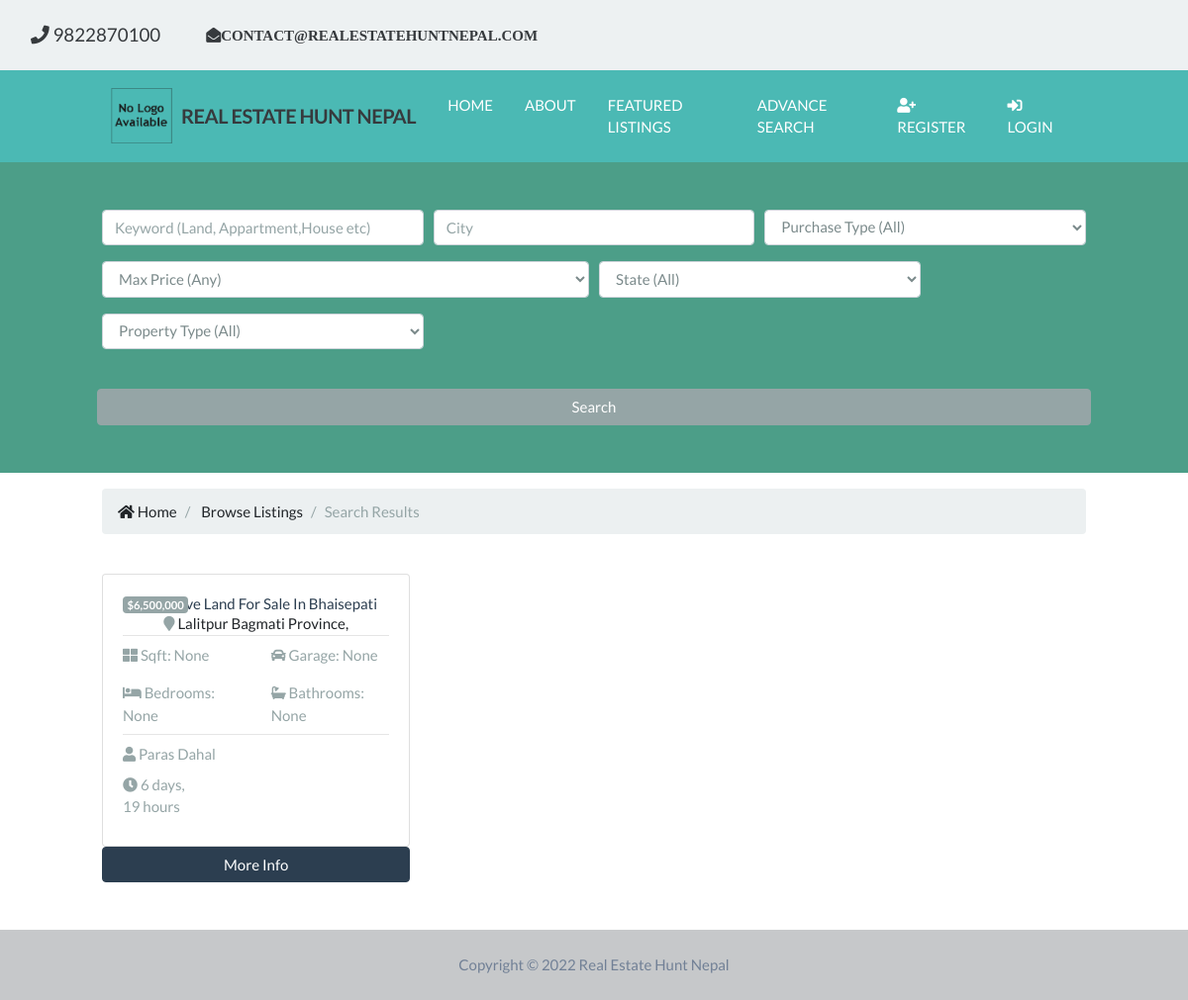
The app's page /listing/search with its own data.
### appartment_listing/models.py (models this page shows, shortened)
class Listings(models.Model):
    listing_id = models.AutoField(
        verbose_name='ID',
        primary_key=True,
    )
    realtor_id = models.ForeignKey(Realtors, on_delete=models.DO_NOTHING)
    listing_title = models.CharField(
        max_length=100,
        verbose_name='Title',
    )
    state = models.CharField(max_length=100, verbose_name='State')
    district = models.CharField(max_length=100, verbose_name='District')
    city = models.CharField(max_length=100, verbose_name='City')
    description = models.TextField(blank=True, verbose_name='Description')
    price = models.DecimalField(
        verbose_name='Price', max_digits=15, decimal_places=5)
    purchaseType = models.CharField(unique=True,
                                    default="Buy", max_length=8, verbose_name='PurchaseType')
    propertyType = models.CharField(unique=True,
                                    default="House", max_length=15, verbose_name='PropertyType')
    bedroom = models.IntegerField(
        verbose_name='Bedroom', default=None, blank=True, null=True)
    bathroom = models.IntegerField(
        verbose_name='Bathroom', default=None, blank=True, null=True)
    garage = models.IntegerField(
        verbose_name='Garage', default=None, blank=True, null=True)
    sqft = models.IntegerField(
        verbose_name='Sqft', default=None, blank=True, null=True)
    photo_main = models.ImageField(
        upload_to='photos/%Y/%m/%d/', verbose_name='Main Photo', default=None, blank=True, null=True)
    is_published = models.BooleanField(default=True, verbose_name='Published')
    list_date = models.DateTimeField(
        default=datetime.now, blank=True, verbose_name='List Date')
    class Meta():
        verbose_name = 'Listing'
        verbose_name_plural = 'Listings'

### realtor/models.py (models this page shows, shortened)
class Realtors(models.Model):
    realtor_id = models.BigAutoField(primary_key=True)
    first_name = models.CharField(
        max_length=200, verbose_name='First Name')
    last_name = models.CharField(
        max_length=200, verbose_name='Last Name')
    photo = models.ImageField(
        verbose_name='Realtor Photo', upload_to='realtor/%Y/%m/%d/')
    description = models.TextField(blank=True, verbose_name='Description')
    phone = models.CharField(max_length=50, verbose_name='Phone Number')
    email = models.EmailField(verbose_name='EMAIL')
    is_mvp = models.BooleanField(default=False, verbose_name='MVP')
    hire_date = models.DateTimeField(default=datetime.now, blank=True)
    created_at = models.DateTimeField(
        verbose_name='Created At', editable=False)
    updated_at = models.DateTimeField(
        verbose_name='Updated At', editable=False)
    class Meta:
        verbose_name = 'Realtor'
        verbose_name_plural = 'Realtors'
    def __str__(self):
        return self.first_name + ' ' + self.last_name

### appartment_listing/views.py (the view)
# urls.py: path('search', views.search, name='search'),
def search(request):
    title = 'Search Result'
    template = 'listing/search.html'
    queryset_list = Listings.objects.order_by('-list_date')
    if 'keywords' in request.GET:
        keywords = request.GET['keywords']
        if keywords:
            queryset_list = queryset_list.filter(
                description__icontains=keywords)
    if 'city' in request.GET:
        city = request.GET['city']
        if city:
            queryset_list = queryset_list.filter(
                city__iexact=city)
    if 'state' in request.GET:
        state = request.GET['state']
        if state:
            queryset_list = queryset_list.filter(
                state__iexact=state)
    if 'purchaseType' in request.GET:
        purchaseType = request.GET['purchaseType']
        if purchaseType:
            queryset_list = queryset_list.filter(
                purchaseType__iexact=purchaseType)
    if 'propertyType' in request.GET:
        propertyType = request.GET['propertyType']
        if propertyType:
            queryset_list = queryset_list.filter(
                propertyType__iexact=propertyType)
    if 'price' in request.GET:
        price = request.GET['price']
        if price:
            queryset_list = queryset_list.filter(
                price__lte=price)
    context = {'title': title,
               'listings': queryset_list,
               'state_choices': state_choices,
               'purchase_choices': purchase_choices,
               'property_choices': property_choices,
               'price_choices': price_choices,
               }
    return render(request, template, context)

### appartment_listing/templates/listing/search.html (shortened to what this page needs)
{% extends 'header/base.html' %}
{% load static %}
{% load humanize %}
{% block content %}
<section id="showcase-inner" class="showcase-search text-white py-5">
  <div class="container">
    <div class="row text-center">
      <div class="col-md-12">
        <form action="{% url 'listing:search' %}">
          <div class="form-row">
            <div class="col-md-4 mb-3">
              <input
                type="text"
                name="keywords"
                class="form-control"
                placeholder="Keyword (Land, Appartment,House etc)"
              />
            </div>
            <div class="col-md-4 mb-3">
              <input
                type="text"
                name="city"
                class="form-control"
                placeholder="City"
              />
            </div>
            <div class="col-md-4 mb-3">
              <select name="purchaseType" class="form-control">
                <option selected="true" disabled="disabled">Purchase Type (All)</option>
              </select>
            </div>
            <div class="col-md-6 mb-3">
              <select name="price" class="form-control">
                <option selected="true" disabled="disabled">
                  Max Price (Any)
                </option>
              </select>
            </div>
            <div class="col-md-4 mb-3">
              <select name="state" class="form-control">
                <option selected="true" disabled="disabled">
                  State (All)
                </option>
              </select>
            </div>
            <div class="col-md-4 mb-3">
              <select name="propertyType" class="form-control">
                <option selected="true" disabled="disabled">Property Type (All)</option>
              </select>
            </div
          </div>
          <button class="btn btn-secondary btn-block mt-4" type="submit">
            Search
          </button>
        </form>
      </div>
    </div>
  </div>
</section>
<section id="bc" class="mt-3">
  <div class="container">
    <nav aria-label="breadcrumb">
      <ol class="breadcrumb">
        <li class="breadcrumb-item">
          <a href="{% url 'main:main-index' %}">
            <i class="fas fa-home"></i> Home</a
          >
        </li>
        <li class="breadcrumb-item">
          <a href="{% url 'listing:index' %}">Browse Listings</a>
        </li>
        <li class="breadcrumb-item active">Search Results</li>
      </ol>
    </nav>
  </div>
</section>
<section id="listings" class="py-4">
  <div class="container">
    <div class="row">
      {% if listings %} {% for listing in listings %}
      <div class="col-md-6 col-lg-4 mb-4">
        <div class="card">
          <div class="card-img-overlay">
            <h2>
              <span class="badge badge-secondary text-white"
                >${{listing.price | floatformat:0 | intcomma}}</span
              >
            </h2>
          </div>
          <div class="card-body">
            <div class="listing-heading text-center">
              <h4 class="text-primary">{{listing.listing_title}}</h4>
              <p>
                <i class="fas fa-map-marker text-secondary"></i>
                {{listing.city}} {{listing.state}}, {{listing.zipcode}}
              </p>
            </div>
            <hr />
            <div class="row py-2 text-secondary">
              <div class="col-6">
                <i class="fas fa-th-large"></i> Sqft: {{listing.sqft}}
              </div>
              <div class="col-6">
                <i class="fas fa-car"></i> Garage: {{listing.garage}}
              </div>
            </div>
            <div class="row py-2 text-secondary">
              <div class="col-6">
                <i class="fas fa-bed"></i> Bedrooms: {{listing.bedroom}}
              </div>
              <div class="col-6">
                <i class="fas fa-bath"></i> Bathrooms: {{listing.bathroom}}
              </div>
            </div>
            <hr />
            <div class="row py-2 text-secondary">
              <div class="col-12">
                <i class="fas fa-user"></i> {{listing.realtor_id}}
              </div>
            </div>
            <div class="row text-secondary pb-2">
              <div class="col-6">
                <i class="fas fa-clock"></i> {{ listing.list_date | timesince }}
              </div>
            </div>
          </div>
        </div>
        <a
              href="{% url 'listing:detail' listing.listing_id %}"
              class="btn btn-primary btn-block"
              >More Info</a
            >
      </div>
      {% endfor %} {% else %}
      <div class="col-md-12">
        <p>There are no listings</p>
      </div>
      {% endif %}
    </div>
  </div>
</section>
{% endblock %}

### main/static/main/css/all.css (style rules this page uses)
.fa, .fas, .far, .fal, .fab { -moz-osx-font-smoothing: grayscale; -webkit-font-smoothing: antialiased; display: inline-block; font-style: normal; font-variant: normal; text-rendering: auto; line-height: 1; }
.fa-bath:before { content: "\f2cd"; }
.fa-bed:before { content: "\f236"; }
.fa-car:before { content: "\f1b9"; }
.fa-clock:before { content: "\f017"; }
.fa-home:before { content: "\f015"; }
.fa-map-marker:before { content: "\f041"; }
.fa-th-large:before { content: "\f009"; }
.fa-user:before { content: "\f007"; }
.fa, .fas { font-family: "Font Awesome 5 Free"; font-weight: 900; }

### main/static/main/css/style.css (style rules this page uses)
.btn-secondary { color: #fff !important; }
#showcase-inner { background: url(../img/building.jpg) no-repeat top center fixed/cover; position: relative; overflow: hidden; min-height: 200px; }
#showcase-inner::before { content: ''; position: absolute; top: 0; left: 0; min-height: 100%; width: 100%; background: rgba(32, 134, 107, 0.8); }
#showcase-inner.showcase-search { min-height: 270px; }

### records on screen
Listings: price "6,500,000", listing_title "Attractive Land For Sale In Bhaisepati", city "Lalitpur", state "Bagmati Province", sqft "None", garage "None", bedroom "None", bathroom "None", realtor_id "Paras Dahal", list_date "6 days, 19 hours"
